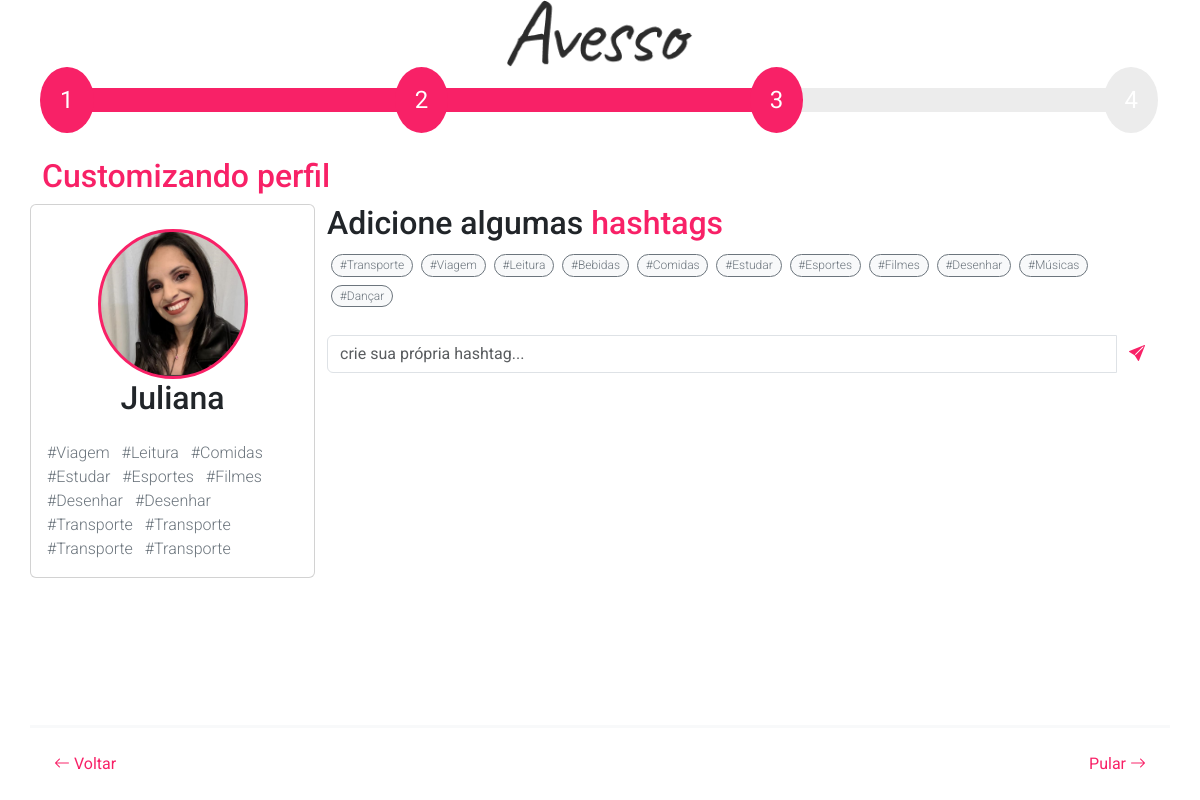
The page /create-profile3.php (signed in) on the database its author committed.
### tables this page shows
CREATE TABLE IF NOT EXISTS `tbusuarios` (
  `idUsuario` int NOT NULL AUTO_INCREMENT,
  `emailUsuario` varchar(100) NOT NULL,
  `telefoneUsuario` varchar(50) DEFAULT NULL,
  `senhaUsuario` varchar(64) NOT NULL,
  `nomeUsuario` varchar(100) NOT NULL,
  `dataNascUsuario` date DEFAULT NULL,
  `cidadeUsuario` varchar(45) NOT NULL,
  `idPais` int DEFAULT NULL,
  `bioUsuario` text,
  `sexualidadeUsuario` enum('Hétero','Homossexual','Bissexual','Outro','Prefiro não informar') DEFAULT NULL,
  `generoUsuario` enum('Masculino','Feminino','Outro','Prefiro não informar') DEFAULT NULL,
  `preferenciaUsuario` enum('Homem','Mulher','Todos') DEFAULT NULL,
  `fotoPerfilUsuario` varchar(255) DEFAULT NULL,
  PRIMARY KEY (`idUsuario`),
  KEY `pais_id_fk` (`idPais`)
);

CREATE TABLE IF NOT EXISTS `tbhashtags` (
  `idHashtag` int NOT NULL AUTO_INCREMENT,
  `idUsuario` int NOT NULL,
  `tituloHashtag` varchar(100) NOT NULL,
  PRIMARY KEY (`idHashtag`),
  KEY `usuario_id_fk` (`idUsuario`)
);

CREATE TABLE IF NOT EXISTS `tbhashtags_app` (
  `idHashtag` int NOT NULL AUTO_INCREMENT,
  `tituloHashtag` varchar(100) NOT NULL,
  PRIMARY KEY (`idHashtag`)
);

### create-profile3.php (the view, shortened to what this page needs)
<?php
$PularProximo = "Pular";
include "./db/connection.php";
if (isset($_SESSION["emailUsuario"]) && isset($_SESSION["senhaUsuario"])) {
    $emailUsuario = mysqli_escape_string($conn, $_SESSION["emailUsuario"]);
    $senhaUsuario = $_SESSION["senhaUsuario"];
    $sql = "SELECT * FROM tbusuarios WHERE emailUsuario = '{$emailUsuario}' and senhaUsuario = '{$senhaUsuario}'";
    $rs = mysqli_query($conn, $sql);
    $dados = mysqli_fetch_assoc($rs);
} else {
    header('Location: login.php');
}
?>
<!DOCTYPE html>
<html lang="en">
<head>
    <link href="https://cdn.jsdelivr.net/npm/bootstrap@5.3.0-alpha1/dist/css/bootstrap.min.css" rel="stylesheet"
>
    <link rel="stylesheet" href="https://cdn.jsdelivr.net/npm/bootstrap-icons@1.10.3/font/bootstrap-icons.css">
    <link rel="stylesheet" href="./css/styles.css">
</head>
 <body>
    <div class="container column align-items-center justify-content-center">
        <div>
            <div class="flex column text-center">
                <img class="col-2" src="img/Logo.png" alt="Avesso">
            </div>
        </div>
        <div class="progresso-cadastro mb-4">
            <div class="circulo-etapa-v"><a href="create-profile1.php">1</a></div>
            <div class="barra-vermelha"></div>
            <div class="circulo-etapa-v"><a href="create-profile2.php">2</a></div>
            <div class="barra-vermelha"></div>
            <div class="circulo-etapa-v"><a href="create-profile3.php">3</a></div>
            <div class="barra-cinza"></div>
            <div class="circulo-etapa-c"><a href="create-profile4.php">4</a></div>
        </div>
        <header>
            <h2 class="size-16 text-primary">
                Customizando perfil
            </h2>
        </header>
        <div class="row">
            <div class="card col-12 col-sm-3 d-flex align-items-center pt-4">
                <?php
                if ($dados["fotoPerfilUsuario"] == "" || !file_exists('./img/photos-profile-users/' . $dados["fotoPerfilUsuario"])) {
                    $nomeFoto = "Add-photo.png";
                } else {
                    $nomeFoto = $dados["fotoPerfilUsuario"];
                }
                ?>
                <div class="round-image" id="divFotoPerfil" style="background-image: url(img/photos-profile-users/<?= $nomeFoto ?>)"></div>
                <h2><?= $_SESSION["nomeUsuario"] ?></h2>
                <p>
                <?php
                    $sql = "select * from tbhashtags";
                    $rs = mysqli_query($conn, $sql);
                    while ($dados = mysqli_fetch_assoc($rs)) {
                        $idHashtag = $dados["idHashtag"];
                        $tituloHashtag = $dados["tituloHashtag"];
                        echo "<span class='m-1 fw-light'>
                        <a class='text-secondary' href='?removerHashtag={$idHashtag}&tituloHashtag={$tituloHashtag}'>#$tituloHashtag</a>
                    </span>";
                    }
                    ?>
                    </p>
            </div>
            <div class="col-12 col-sm-9 column align-items-center justify-content-center">
                <h2>Adicione algumas  <span class="text-primary">hashtags</span></h2>
                <div class="tags mb-4">
                    <?php
                    $sql = "select * from tbhashtags_app";
                    $rs = mysqli_query($conn, $sql);
                    while ($dados = mysqli_fetch_assoc($rs)) {
                        $tituloHashtag = $dados["tituloHashtag"];
                        echo "<span class='m-1 badge text-bg-light fw-light border border-1 border-secondary rounded-pill'>
                        <a class='text-secondary' href='?tituloHashtag={$tituloHashtag}'>#$tituloHashtag</a>
                    </span>";
                    }
                    ?>
                </div>
                <form action="" method="get">
                    <div class="input-group">
                        <input class="form-control" type="text" id="tituloHashtag" name="tituloHashtag" placeholder="crie sua própria hashtag..."> <button class="btn"
                            id="btn-insert-msg" type="submit">
                            <i class="bi bi-send-fill text-primary"></i>
                        </button>
                    </div>
                </form>
            </div>
        </div>
    </div>
    <footer class="fixed-bottom">
        <div class="border-light border-top border-3 p-4 container d-flex align-items-between justify-content-between">
            <a class="text-primary" href="create-profile1.php"><i class="bi bi-arrow-left"></i> Voltar</a>
            <a id="btn-proximo" class="text-primary" href="create-profile4.php">
                <?= $PularProximo ?> <i class="bi bi-arrow-right"></i>
            </a>
        </div>
    </footer>
</body>
</html>

### css/styles.css (style rules this page uses)
.text-primary { color: #F82167 !important; }
a { text-decoration: none; }
body { font-family: 'Roboto', sans-serif; }
.progresso-cadastro { display: flex; flex-direction: row; justify-content: space-between; align-items: center; }
.barra-cinza { background-color: #ECECEC; width: 100%; height: 24px; margin-left: -2px; }
.barra-vermelha { background-color: #F82167; width: 100%; height: 24px; margin-left: -2px; }
.circulo-etapa-v { display: flex; justify-content: center; align-items: center; margin-left: -2px; }
.circulo-etapa-v > a { background-color: #F82167; color: white; text-decoration: none; font-size: 24px; border-radius: 50%; padding: 15px 20px; z-index: 1; }
.circulo-etapa-c { display: flex; justify-content: center; align-items: center; margin-left: -2px; }
.circulo-etapa-c > a { background-color: #ECECEC; color: white; text-decoration: none; font-size: 24px; border-radius: 50%; padding: 15px 20px; z-index: 1; }
.round-image { width: 150px; height: 150px; background-size: cover; display: inline-block; border-radius: 125px; -webkit-border-radius: 125px; -moz-border-radius: 125px; border: 10px; border: solid; border-color: #F82167; }

### rows shown on the page
tbusuarios: fotoPerfilUsuario (picture)
tbhashtags: tituloHashtag "Viagem"
tbhashtags: tituloHashtag "Leitura"
tbhashtags: tituloHashtag "Comidas"
tbhashtags: tituloHashtag "Estudar"
tbhashtags: tituloHashtag "Esportes"
tbhashtags: tituloHashtag "Filmes"
tbhashtags: tituloHashtag "Desenhar"
tbhashtags: tituloHashtag "Desenhar"
tbhashtags: tituloHashtag "Transporte"
tbhashtags: tituloHashtag "Transporte"
tbhashtags: tituloHashtag "Transporte"
tbhashtags: tituloHashtag "Transporte"
tbhashtags_app: tituloHashtag "Transporte"
tbhashtags_app: tituloHashtag "Viagem"
tbhashtags_app: tituloHashtag "Leitura"
tbhashtags_app: tituloHashtag "Bebidas"
tbhashtags_app: tituloHashtag "Comidas"
tbhashtags_app: tituloHashtag "Estudar"
tbhashtags_app: tituloHashtag "Esportes"
tbhashtags_app: tituloHashtag "Filmes"
tbhashtags_app: tituloHashtag "Desenhar"
tbhashtags_app: tituloHashtag "Músicas"
tbhashtags_app: tituloHashtag "Dançar"

### other values the page prints
$_SESSION["nomeUsuario"] "Juliana"
$PularProximo "Pular"
